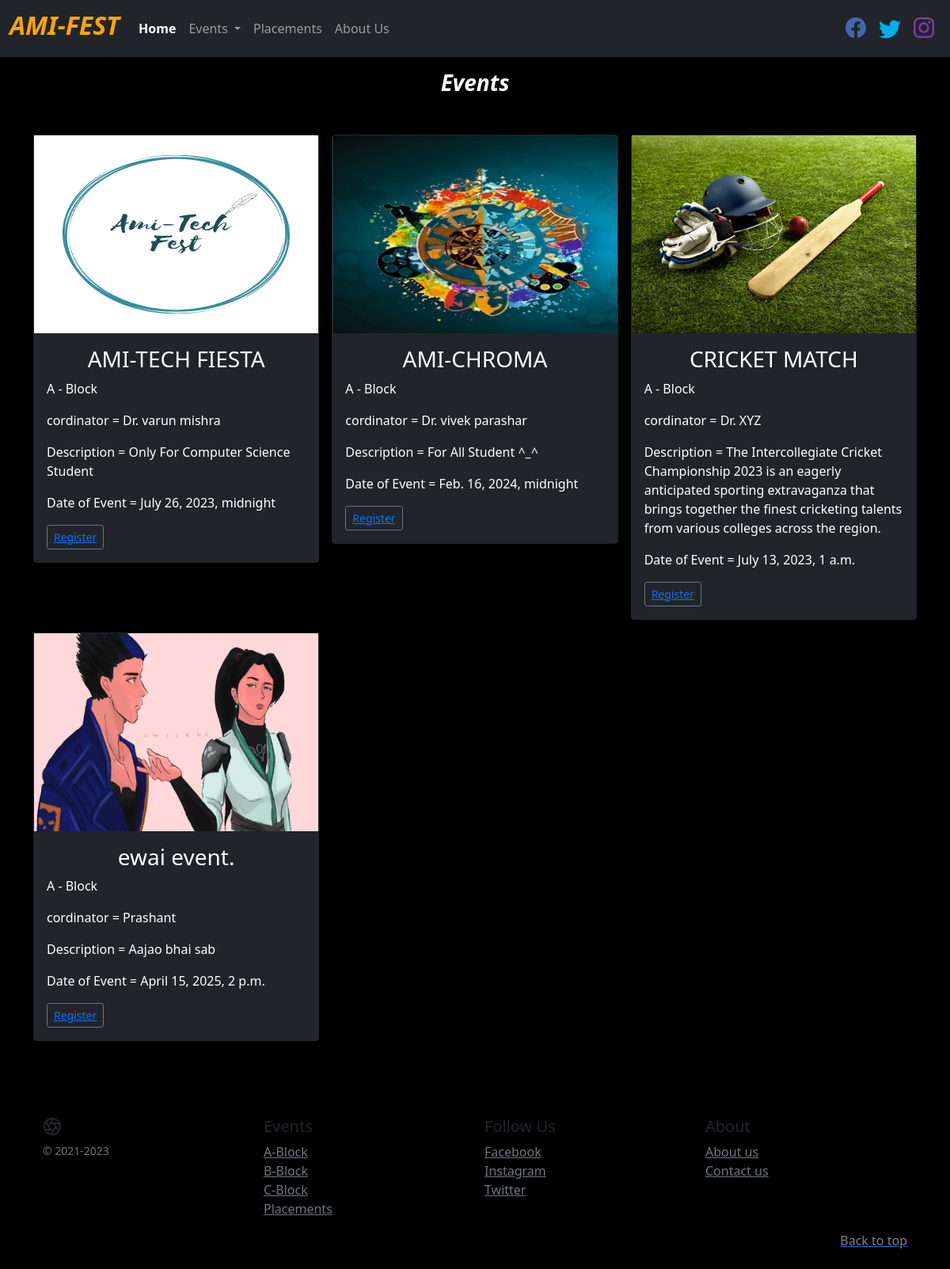
Page /ablock on the committed database.
### FEST/models.py (models this page shows, shortened)
class Event(models.Model):
    Image = models.ImageField(upload_to='pics')
    Date  =  models.DateTimeField('Date', blank=False)
    Name = models.TextField(max_length=30)
    Block = models.CharField(max_length=1,choices = BLOCK_CHOICES, default='A')
    cordinator = models.CharField(max_length=25)
    Discription = models.TextField(max_length=300)

### FEST/views.py (the view)
# urls.py: path('ablock', views.ablock, name='ablock'),
def ablock(request):
    return render(request, 'ablock.html', {'events': events.filter(Block ='A')})

### templates/ablock.html (shortened to what this page needs)
{% extends 'nav.html' %}
{% block body %}
<div class="container my-3">
<h3><font color="white"><i><b>Events</b></i></font></h3>
</div>
  <div class="container my-5">
    <div class="row row-cols-1 row-cols-sm-2 row-cols-md-3 g-3">
      {% for event in events %}
      <div class="col">
        <div class="card text-white bg-dark card border-dark">
          <img  height="250px" width=auto  src="{{event.Image.url}}" alt="">
          <div class="card-body">
            <h3 class="card-text">{{event.Name}}</h3>
            <p class="card-text">{{event.Block}} - Block</p>
            <p class="card-text">cordinator = {{event.cordinator}}</p>
            <p class="card-text">Description = {{event.Discription}}</p>
            <p class="card-text">Date of Event = {{event.Date}}</p>
            <div class="d-flex justify-content-between align-items-center">
              <div class="btn-group">
                <button type="button" class="btn btn-sm btn-outline-secondary"><a href="/register">Register </a> </button>
              </div>
            </div>
          </div>
        </div>
      </div>
      {% endfor %}
    </div>
  </div>
{% endblock body %}

### templates/ablock.html (style rules this page uses)
h3 { text-align: center; }

### rows in the picture
Event: Image (picture), Name "AMI-TECH FIESTA", Block "A", cordinator "Dr. varun mishra", Discription "Only For Computer Science Student", Date "July 26, 2023, midnight"
Event: Image (picture), Name "AMI-CHROMA", Block "A", cordinator "Dr. vivek parashar", Discription "For All Student ^_^", Date "Feb. 16, 2024, midnight"
Event: Image (picture), Name "CRICKET MATCH", Block "A", cordinator "Dr. XYZ", Discription "The Intercollegiate Cricket Championship 2023 is an eagerly anticipated sporting extravaganza that brings together the finest cricketing talents from various colleges across the region.", Date "July 13, 2023, 1 a.m."
Event: Image (picture), Name "ewai event.", Block "A", cordinator "Prashant", Discription "Aajao bhai sab", Date "April 15, 2025, 2 p.m."
